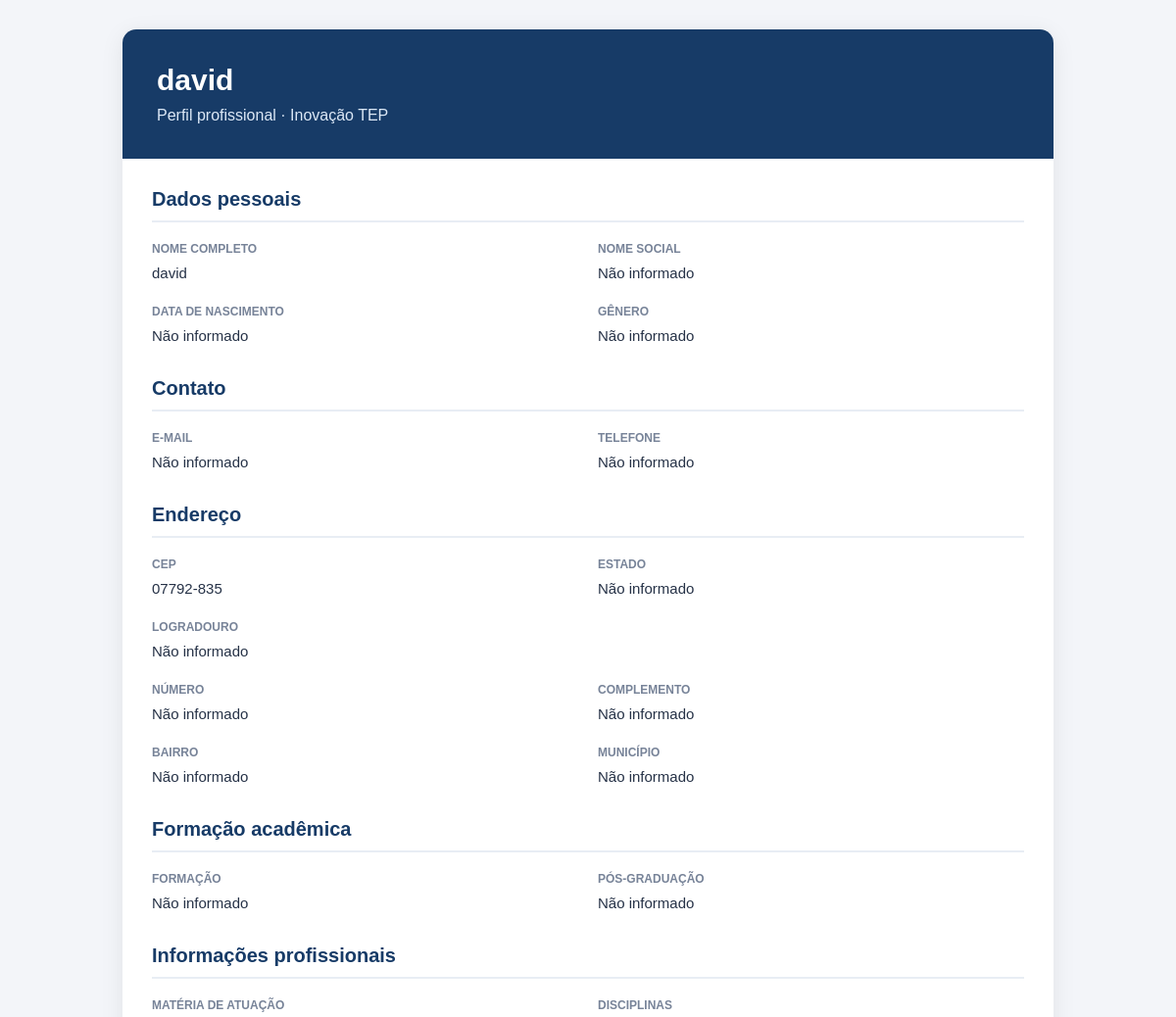
The page /usuario/colaborador/informacoes/ (signed in, upper part) on the database as committed earlier.
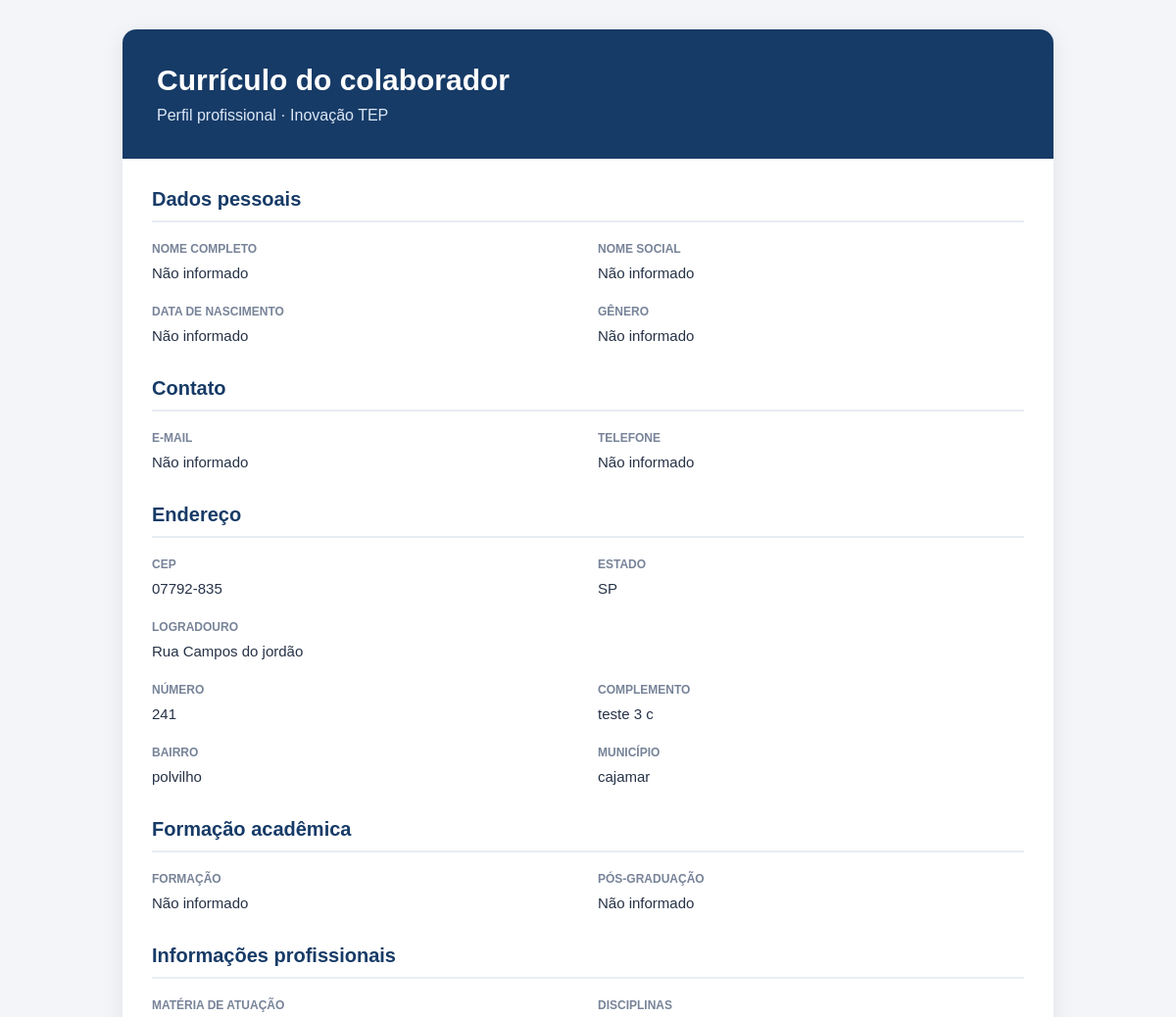
The same page on the database as committed later.
### usuario/models.py (models this page shows, shortened)
class InformacoesColaborador(models.Model):
    usuario = models.OneToOneField(
        Usuarios, on_delete=models.CASCADE, related_name="informacoes_colaborador"
    )
    nome_completo = models.CharField(max_length=255, blank=True)
    nome_social = models.CharField(max_length=255, blank=True)
    data_nascimento = models.DateField(null=True, blank=True)
    genero = models.CharField(max_length=30, blank=True)
    possui_deficiencia = models.CharField(max_length=10, blank=True)
    necessidades_acessibilidade = models.TextField(blank=True)
    email = models.EmailField(blank=True)
    telefone = models.CharField(max_length=20, blank=True)
    cep = models.CharField(max_length=9, blank=True)
    numero = models.CharField(max_length=20, blank=True)
    logradouro = models.CharField(max_length=255, blank=True)
    complemento = models.CharField(max_length=255, blank=True)
    bairro = models.CharField(max_length=100, blank=True)
    municipio = models.CharField(max_length=100, blank=True)
    uf = models.CharField(max_length=2, blank=True)
    tipo_documento = models.CharField(max_length=20, blank=True)
    rg = models.CharField(max_length=30, blank=True)
    cpf = models.CharField(max_length=14, blank=True)
    materia = models.CharField(max_length=100, blank=True)
    tempo_integral = models.BooleanField(default=False)
    horario_inicio = models.TimeField(null=True, blank=True)
    horario_fim = models.TimeField(null=True, blank=True)
    formacao = models.CharField(max_length=255, blank=True)
    pos_graduacao = models.CharField(max_length=255, blank=True)
    disciplinas = models.JSONField(default=list, blank=True)
    observacoes = models.TextField(max_length=1000, blank=True)
    class Meta:
        db_table = "informacoes_colaborador"
        verbose_name = "Informação do colaborador"
        verbose_name_plural = "Informações dos colaboradores"

### usuario/views.py (the view)
# urls.py: path('colaborador/informacoes/', views.informacoes_colaborador, name='informacoes_colaborador'),
def informacoes_colaborador(request):
    usuario_id = request.session.get("usuario_id")
    if not usuario_id:
        return redirect("login_colaborador")
    try:
        usuario = Usuarios.objects.get(pk=usuario_id)
    except Usuarios.DoesNotExist:
        request.session.flush()
        return redirect("login_colaborador")
    try:
        informacoes = InformacoesColaborador.objects.get(usuario_id=usuario.pk)
    except InformacoesColaborador.DoesNotExist:
        informacoes = None
    return render(
        request,
        "usuarios/informacoes_colaborador.html",
        {
            "usuario": usuario,
            "informacoes": informacoes,
        },
    )

### templates/usuarios/informacoes_colaborador.html (shortened to what the changed rows need)
{% load static %}
<!DOCTYPE html>
<html lang="pt-br">
<head>
</head>
<body>
<div class="curriculo">
    <header class="cabecalho">
        <h1>{{ informacoes.nome_completo|default:"Currículo do colaborador" }}</h1>
        <p>Perfil profissional · Inovação TEP</p>
    </header>
    <main class="conteudo">
        <section class="secao">
            <h2>Dados pessoais</h2>
            <div class="grade">
                <div class="campo">
                    <span class="rotulo">Nome completo</span>
                    <div class="valor">{{ informacoes.nome_completo|default:"Não informado" }}</div>
                </div>
                <div class="campo">
                    <span class="rotulo">Nome social</span>
                    <div class="valor">{{ informacoes.nome_social|default:"Não informado" }}</div>
                </div>
                <div class="campo">
                    <span class="rotulo">Data de nascimento</span>
                    <div class="valor">{{ informacoes.data_nascimento|date:"d/m/Y"|default:"Não informado" }}</div>
                </div>
                <div class="campo">
                    <span class="rotulo">Gênero</span>
                    <div class="valor">{{ informacoes.genero|default:"Não informado" }}</div>
                </div>
            </div>
        </section>
        <section class="secao">
            <h2>Contato</h2>
            <div class="grade">
                <div class="campo">
                    <span class="rotulo">E-mail</span>
                    <div class="valor">{{ informacoes.email|default:"Não informado" }}</div>
                </div>
                <div class="campo">
                    <span class="rotulo">Telefone</span>
                    <div class="valor">{{ informacoes.telefone|default:"Não informado" }}</div>
                </div>
            </div>
        </section>
        <section class="secao">
            <h2>Endereço</h2>
            <div class="grade">
                <div class="campo">
                    <span class="rotulo">CEP</span>
                    <div class="valor">{{ informacoes.cep|default:"Não informado" }}</div>
                </div>
                <div class="campo">
                    <span class="rotulo">Estado</span>
                    <div class="valor">{{ informacoes.uf|default:"Não informado" }}</div>
                </div>
                <div class="campo campo-completo">
                    <span class="rotulo">Logradouro</span>
                    <div class="valor">{{ informacoes.logradouro|default:"Não informado" }}</div>
                </div>
                <div class="campo">
                    <span class="rotulo">Número</span>
                    <div class="valor">{{ informacoes.numero|default:"Não informado" }}</div>
                </div>
                <div class="campo">
                    <span class="rotulo">Complemento</span>
                    <div class="valor">{{ informacoes.complemento|default:"Não informado" }}</div>
                </div>
                <div class="campo">
                    <span class="rotulo">Bairro</span>
                    <div class="valor">{{ informacoes.bairro|default:"Não informado" }}</div>
                </div>
                <div class="campo">
                    <span class="rotulo">Município</span>
                    <div class="valor">{{ informacoes.municipio|default:"Não informado" }}</div>
                </div>
            </div>
        </section>
        <section class="secao">
            <h2>Formação acadêmica</h2>
            <div class="grade">
                <div class="campo">
                    <span class="rotulo">Formação</span>
                    <div class="valor">{{ informacoes.formacao|default:"Não informado" }}</div>
                </div>
                <div class="campo">
                    <span class="rotulo">Pós-graduação</span>
                    <div class="valor">{{ informacoes.pos_graduacao|default:"Não informado" }}</div>
                </div>
            </div>
        </section>
        <section class="secao">
            <h2>Informações profissionais</h2>
        </section>
    </main>
</div>
</body>
</html>

Rows that differ between the two databases and show on the page:
changed InformacoesColaborador "Não informado": nome_completo "david" → "Currículo do colaborador"; nome_completo "david" → "Não informado"; uf "Não informado" → "SP"; logradouro "Não informado" → "Rua Campos do jordão"; numero "Não informado" → "241"; complemento "Não informado" → "teste 3 c"; bairro "Não informado" → "polvilho"; municipio "Não informado" → "cajamar"
